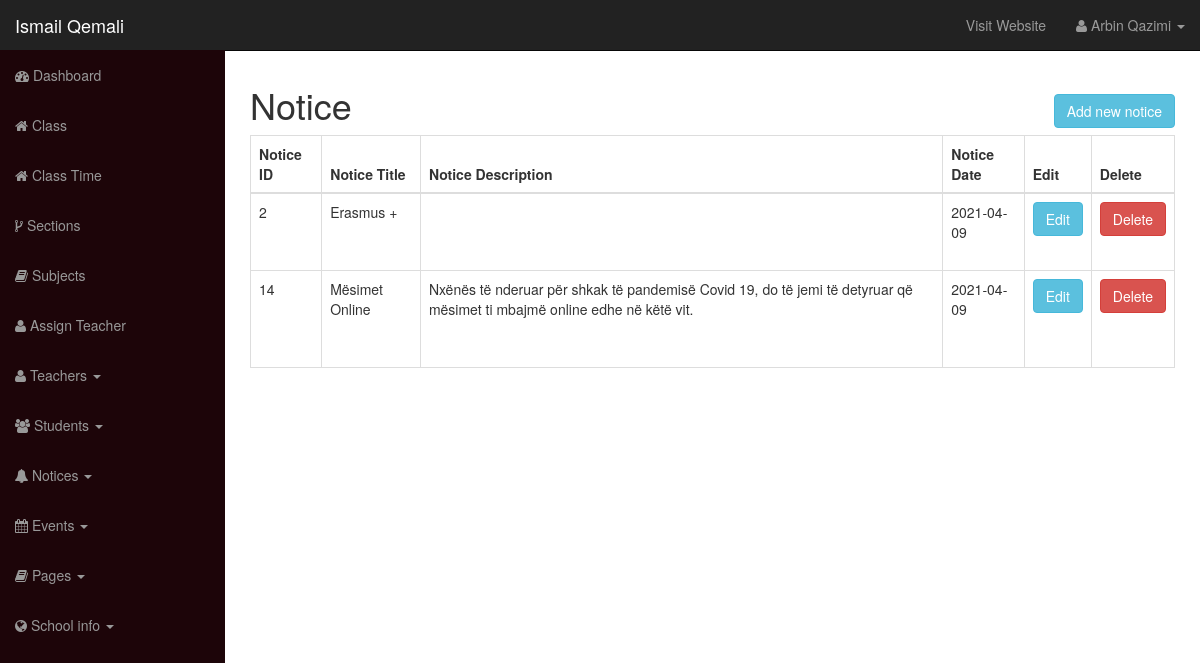
Page /school-admin/notices.php (signed in) on the committed database.
### tables this page shows
CREATE TABLE `user` (
  `id` int(12) NOT NULL,
  `username` varchar(100) NOT NULL,
  `user_password` varchar(255) NOT NULL,
  `user_role` varchar(30) NOT NULL,
  `user_firstname` varchar(50) DEFAULT NULL,
  `user_lastname` varchar(50) DEFAULT NULL
);

CREATE TABLE `notice` (
  `id` int(6) NOT NULL,
  `notice_title` varchar(255) NOT NULL,
  `notice_desc` text NOT NULL,
  `notice_date` date NOT NULL
);

### functions.php (called while the page is built, shortened)
<?php
require_once "includes/db.php";
function get_name_by_session() {
	global $conn;
	$fullName = '';
	if(isset($_SESSION['username'])) {
		$session_user = $_SESSION['username'];
		$query = "SELECT user_firstname, user_lastname FROM user WHERE username='$session_user' LIMIT 1";
		$result = mysqli_query($conn, $query);
		$row = mysqli_fetch_assoc($result);
		$first_name = $row['user_firstname'];
		$last_name = $row['user_lastname'];
		$fullName = $first_name . " " . $last_name;
	}
	return $fullName;
}

### school-admin/notices/all_notices.php (the view)
<table class="table table-centered table-bordered">
	<thead>
		<tr>
			<th>Notice ID</th>
			<th>Notice Title</th>
			<th>Notice Description</th>
			<th>Notice Date</th>
			<th>Edit</th>
			<th>Delete</th>
		</tr>
	</thead>
	<tbody>
		<?php
			$query = "SELECT * FROM notice";
			$result = mysqli_query($conn, $query);
			while($row = mysqli_fetch_assoc($result)) {
				$id = $row['id'];
				$notice_title = $row['notice_title'];
				$notice_desc = $row['notice_desc'];
				$notice_date = $row['notice_date'];
				echo "<tr>";
					echo "<td>$id</td>";
					echo "<td>$notice_title</td>";
					echo "<td>$notice_desc</td>";
					echo "<td>$notice_date</td>";
					echo "<td><a class='btn btn-info' href='notices.php?action=edit_notice&n_id=$id'>Edit</a></td>";
					echo "<td><a class='btn btn-danger' href='notices.php?action=delete_notice&n_id=$id'>Delete</a></td>";
				echo "</tr>";
			}
		?>
	</tbody>
</table>

### school-admin/includes/header.php (shortened to what this page needs)
<?php
	require_once "../functions.php";
?>
<!DOCTYPE html>
<html lang="en">
	<head>
		<link href="css/bootstrap.css" rel="stylesheet">
		<link href="css/bootstrap-datepicker.css" rel="stylesheet">
		<link href="css/sb-admin.css" rel="stylesheet">
		<link rel="stylesheet" href="font-awesome/css/font-awesome.min.css">
	</head>
	<body>
		<div id="wrapper">
			<nav class="navbar navbar-inverse navbar-fixed-top" role="navigation">
				<div class="navbar-header">
					<a class="navbar-brand" href="index.php">Ismail Qemali</a>
				</div>
				<div class="collapse navbar-collapse navbar-ex1-collapse">
					<ul class="nav navbar-nav side-nav">
						<li><a href="index.php"><i class="fa fa-dashboard"></i> Dashboard</a></li>
						<li><a href="class.php"><i class="fa fa-home"></i> Class</a></li>
						<li><a href="class_time.php"><i class="fa fa-home"></i> Class Time</a></li>
						<li><a href="sections.php"><i class="fa fa-code-fork"></i> Sections</a></li>
						<li><a href="subjects.php"><i class="fa fa-book"></i> Subjects</a></li>
						<li><a href="assign_teacher.php"><i class="fa fa-user"></i> Assign Teacher</a></li>
						<li class="dropdown">
							<a href="#" class="dropdown-toggle" data-toggle="dropdown"><i class="fa fa-user"></i> Teachers <b class="caret"></b></a>
						</li>
						<li class="dropdown">
							<a href="#" class="dropdown-toggle" data-toggle="dropdown"><i class="fa fa-users"></i> Students <b class="caret"></b></a>
						</li>
						<li class="dropdown">
							<a href="#" class="dropdown-toggle" data-toggle="dropdown"><i class="fa fa-bell"></i> Notices <b class="caret"></b></a>
						</li>
						<li class="dropdown">
							<a href="#" class="dropdown-toggle" data-toggle="dropdown"><i class="fa fa-calendar"></i> Events <b class="caret"></b></a>
						</li>
						<li class="dropdown">
							<a href="#" class="dropdown-toggle" data-toggle="dropdown"><i class="fa fa-book"></i> Pages <b class="caret"></b></a>
						</li>
						<li class="dropdown">
							<a href="#" class="dropdown-toggle" data-toggle="dropdown"><i class="fa fa-globe"></i> School info <b class="caret"></b></a>
						</li>
					</ul>
					<ul class="nav navbar-nav navbar-right navbar-user">
						<li><a href="../index.php" target="_blank">Visit Website</a></li>
						<li class="dropdown user-dropdown">
							<a href="#" class="dropdown-toggle" data-toggle="dropdown"><i class="fa fa-user"></i> <?php echo get_name_by_session(); ?> <b class="caret"></b></a>
						</li>
					</ul>
					</div>
				</nav>
				<div id="page-wrapper">
					<div class="row">
						<div class="col-lg-12">

### school-admin/css/sb-admin.css (style rules this page uses)
body { margin-top: 50px; }
#wrapper { padding-left: 0; }
#page-wrapper { width: 100%; padding: 5px 15px; }
@media (min-width:768px) { #wrapper { padding-left: 225px; } }
@media (min-width:768px) { #page-wrapper { padding: 15px 25px; } }
@media (min-width:768px) { .side-nav { margin-left: -225px; left: 225px; width: 225px; position: fixed; top: 50px; height: 100%; border-radius: 0; border: none; background-color: #1d0509; overflow-y: auto; } }
@media (min-width:768px) { .side-nav>li>a { width: 225px; } }
@media (min-width:768px) { .navbar-collapse { padding-left: 15px !important; padding-right: 15px !important; } }
.side-nav { padding-bottom: 50px; }

### rows in the picture
user: get_name_by_session() "Arbin Qazimi"
notice: id "2", notice_title "Erasmus +", notice_date "2021-04-09"
notice: id "14", notice_title "Mësimet Online", notice_desc "Nxënës të nderuar për shkak të pandemisë Covid 19, do të jemi të detyruar që mësimet ti mbajmë online edhe në këtë vit.", notice_date "2021-04-09"
